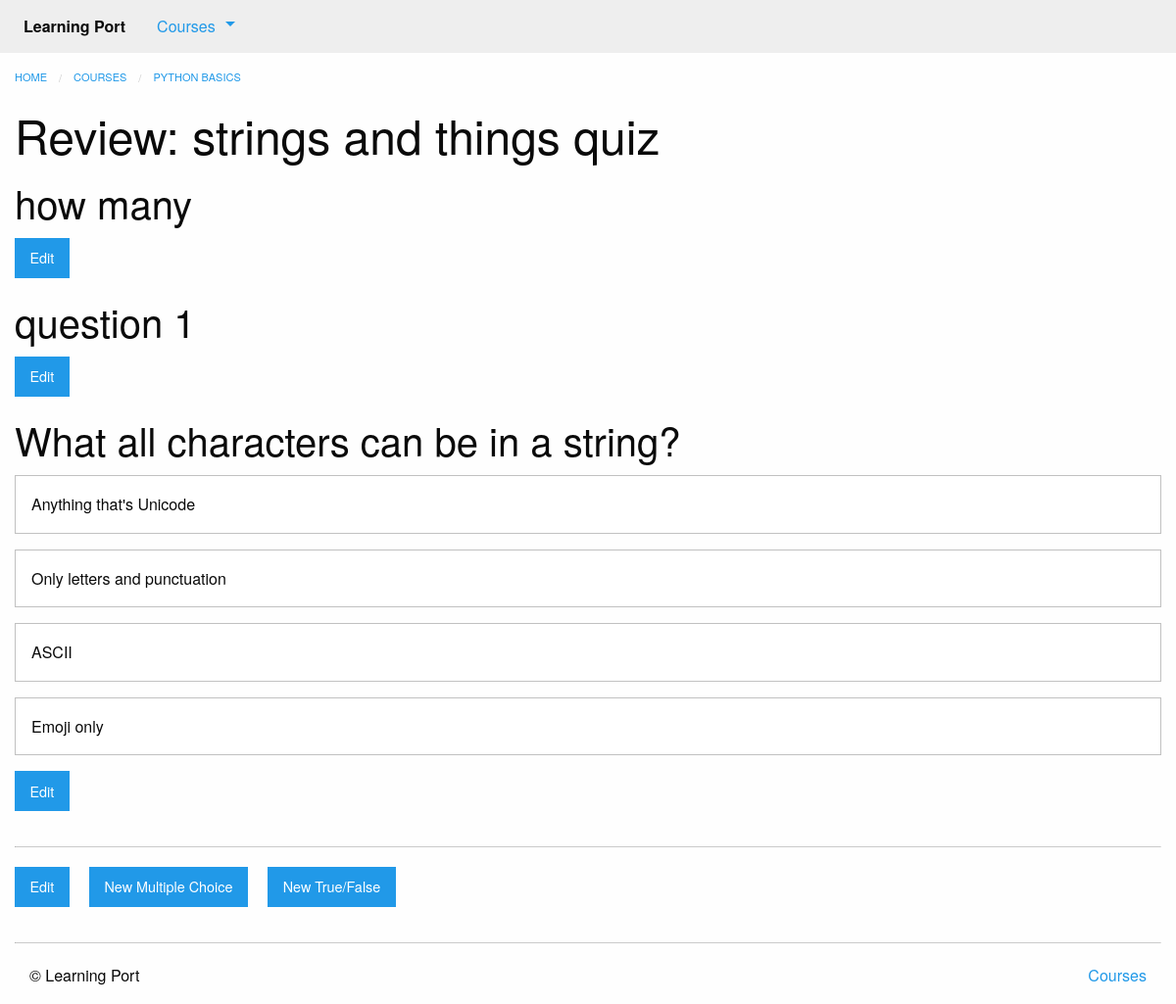
The page /courses/1/q1/ (signed in) on the database its author committed.
### courses/models.py (models this page shows, shortened)
class Step(models.Model):
    title = models.CharField(max_length=255)
    description = models.TextField()
    order = models.IntegerField(default=0)
    course = models.ForeignKey(Course)
    class Meta:
        abstract = True
        ordering = ['order',]

class Quiz(Step):
    total_questions = models.IntegerField(default=4)
    class Meta:
        verbose_name_plural = "Quizzes"

class Course(models.Model):
    created_at = models.DateTimeField(auto_now_add=True)
    title = models.CharField(max_length=255)
    description = models.TextField()

class Question(models.Model):
    quiz = models.ForeignKey(Quiz)
    order = models.IntegerField(default=0)
    prompt = models.TextField()
    class Meta:
        ordering = ['order',]

class Answer(models.Model):
    question = models.ForeignKey(Question)
    order = models.IntegerField(default=0)
    text = models.CharField(max_length=255)
    correct = models.BooleanField(default=False)
    class Meta:
        ordering = ['order',]

### courses/views.py (the view)
# urls.py: url(r'(?P<course_pk>\d+)/q(?P<step_pk>\d+)/$', views.quiz_detail,
def quiz_detail(request, course_pk, step_pk):
    step = get_object_or_404(models.Quiz, course_id=course_pk, pk=step_pk)
    return render(request, 'courses/quiz_detail.html', {'step': step})

### courses/templatetags/course_extras.py (called while the page is built)
@register.inclusion_tag('courses/course_nav.html')
def nav_courses_list():
    courses = Course.objects.all()
    return {'courses': courses }

### courses/templates/courses/quiz_detail.html (shortened to what this page needs)
{% extends "courses/layout.html" %}
{% load course_extras %}
{% block breadcrumbs %}
    <li><a href="{% url 'courses:detail' pk=step.course.pk %}">{{ step.course.title }}</a></li>
{% endblock %}
{% block content %}
    <div class="row columns">
        <article>
            {{ block.super }}
            <h1>{{ step.title }}</h1>
            <ul class="no-bullet">
                {% for question in step.question_set.all %}
                <li>
                    <h2>{{ question.prompt }}</h2>
                    {% for answer in question.answer_set.all %}
                        <div class="callout">{{ answer.text }}</div>
                    {% endfor %}
                    {% if user.is_authenticated %}
                        <a href="{% url 'courses:edit_question' question_pk=question.pk quiz_pk=step.pk %}" class="button">Edit</a>
                    {% endif %}
                </li>
                {% endfor %}
            </ul>
        </article>
        {% if user.is_authenticated %}
        <hr>
        <a href="{% url 'courses:edit_quiz' course_pk=step.course.pk quiz_pk=step.pk %}" class="button">Edit</a>
        <a href="{% url 'courses:create_question' quiz_pk=step.pk question_type="mc" %}" class="button">New Multiple Choice</a>
        <a href="{% url 'courses:create_question' quiz_pk=step.pk question_type="tf" %}" class="button">New True/False</a>
        {% endif %}
    </div>
{% endblock %}

### rows shown on the page
Quiz: course "PYTHON BASICS", title "Review: strings and things quiz"
Question: prompt "how many"
Question: prompt "question 1"
Question: prompt "What all characters can be in a string?"
Answer: text "Anything that's Unicode"
Answer: text "Only letters and punctuation"
Answer: text "ASCII"
Answer: text "Emoji only"
